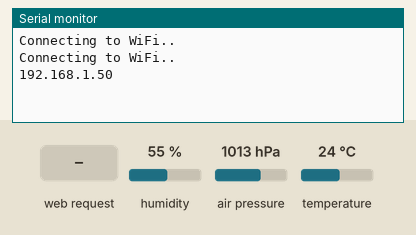
This sketch was run on a simulated ESP32. On the bench: the last lines printed to the serial monitor. Inputs (shaded band) come from the test bench; at power-on: humidity 55 %, air pressure 1013 hPa, temperature 24 °C. WiFi joins after 1.5 s; servers stay silent unless stated; storage starts empty.

Above: at 3.2 s.
3.3 s: HTTP request GET /temperature received
At 4.0 s:
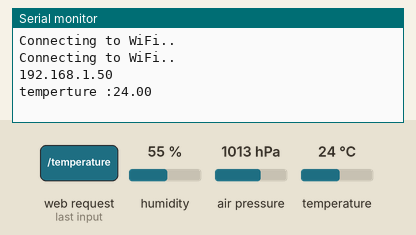
4.8 s: HTTP request GET /humidity received
At 6.0 s:
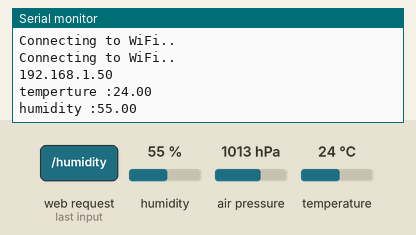
6.3 s: HTTP request GET /pressure received
At 7.5 s:
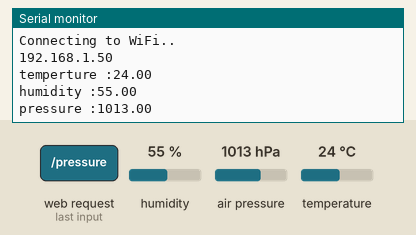

The sketch:

ESP32-WebServer-Project-BME280.ino
```cpp
/*
======================================================================================================================
# Name           : ESP32-WebServer-Project-BME280.ino
# Author         : Mr. Mohamed Ali Haoufa
# Created on     : May 15, 2021
# Description    : It is the main program of the Automatic Wireless Mini Weather Station where we read the essential
                   information from the BME280 sensor and send it to the ESP32 web server interface.
========================================================================================================================
*/

// Import required libraries

#include <WiFi.h>
#include "ESPAsyncWebServer.h"
#include <SPIFFS.h>
#include "WiFi.h"
#include <Wire.h>
#include <Adafruit_Sensor.h>
#include <Adafruit_BME280.h>

// Replace with the network credentials so that ESP32 can connect to our local network.
const char* ssid = "REPLACE_WITH_YOUR_SSID";
const char* password = "REPLACE_WITH_YOUR_WIFI_PASSWORD";

Adafruit_BME280 bme; // I2C

// Create AsyncWebServer object on port 80
AsyncWebServer server(80);

// We’ve created three functions: one to read the temperature (readBME280Temperature()), the other to read humidity (readBME280Humidity()) and the last one to read pressure (readBME280Pressure()):
String readBME280Temperature() {
  // Read temperature as Celsius (the default).
  // Getting the temperature readings from the BME280 sensor :
  float t = bme.readTemperature();

  // Convert temperature to Fahrenheit :
  // t = 1.8 * t + 32;

  // Check if any reads failed and exit early (to try again) :
  if (isnan(t)) {
    Serial.println("Failed to read from BME280 sensor!");
    return "--";            // a condition that returns two dashes (–-) in case the sensor fails to get the readings.
  }
  else {
    Serial.print("temperture :");
    Serial.println(t);
    return String(t);       //The readings are returned as string type. To convert a float to a string, use the String() function.
  }
}

String readBME280Humidity() {
  float h = bme.readHumidity();   // Getting the humidity readings from the BME280 sensor
  if (isnan(h)) {
    Serial.println("Failed to read from BME280 sensor!");
    return "--";
  }
  else {
   Serial.print("humidity :");
    Serial.println(h);
    return String(h);
  }
}

String readBME280Pressure() {
  float p = bme.readPressure()/ 100.0F;   // Getting the Pressure readings from the BME280 sensor
  if (isnan(p)) {
    Serial.println("Failed to read from BME280 sensor!");
    return "--";
  }
  else {
   Serial.print("pressure :");
    Serial.println(p);
    return String(p);
  }
}

String processor(const String& var) {
  // Serial.println(var);
  if (var == "TEMPERATURE") {
    // When the web page is requested, we check if the HTML has any placeholders.
    // If it finds the %TEMPERATURE% placeholder, we return the temperature by calling the readBME280Temperature() function created previously.
    return readBME280Temperature();
  }
  else if (var == "HUMIDITY") {
    return readBME280Humidity();
  }
  else if (var == "PRESSURE") {
    return readBME280Pressure();
  }
  return String();
}


void setup(){
  // Serial port for debugging purposes
  Serial.begin(115200);

  bool status;
  // default settings
  // (We can also pass in a Wire library object like &Wire2)
  status = bme.begin(0x76);
  if (!status) {
    Serial.println("Could not find a valid BME280 sensor, check wiring!");
    while (1);
  }

  // Initialize SPIFFS
  if(!SPIFFS.begin()){
    Serial.println("An Error has occurred while mounting SPIFFS");
    return;
  }

  // Connect to Wi-Fi
  WiFi.begin(ssid, password);
  while (WiFi.status() != WL_CONNECTED) {
    delay(1000);
    Serial.println("Connecting to WiFi..");
  }

  // Print ESP32 Local IP Address
  Serial.println(WiFi.localIP());

  // Route for root / web page (Handle requests)

  // When ESP32 receives a request on the root URL, we send the HTML text that is saved in SPIFFS under the "index.html" name
  server.on("/", HTTP_GET, [](AsyncWebServerRequest *request){
    request->send(SPIFFS, "/index.html");
  });

  // if we receive a request on the /temperature URL, we call the readBME280Temperature() function that returns the updated temperature value.
  server.on("/temperature", HTTP_GET, [](AsyncWebServerRequest * request) {
    request->send_P(200, "text/plain", readBME280Temperature().c_str());
  });
  server.on("/humidity", HTTP_GET, [](AsyncWebServerRequest * request) {
    request->send_P(200, "text/plain", readBME280Humidity().c_str());
  });
  server.on("/pressure", HTTP_GET, [](AsyncWebServerRequest * request) {
    request->send_P(200, "text/plain", readBME280Pressure().c_str());
  });

  // Start server
  server.begin();
}

void loop(){

}
```

Measured:
- after the input at 3.3 s, the serial monitor: prints a new line at once (image 1)
- after the input at 4.8 s, the serial monitor: prints a new line at once (image 2)
- after the input at 6.3 s, the serial monitor: prints a new line at once (image 3)
